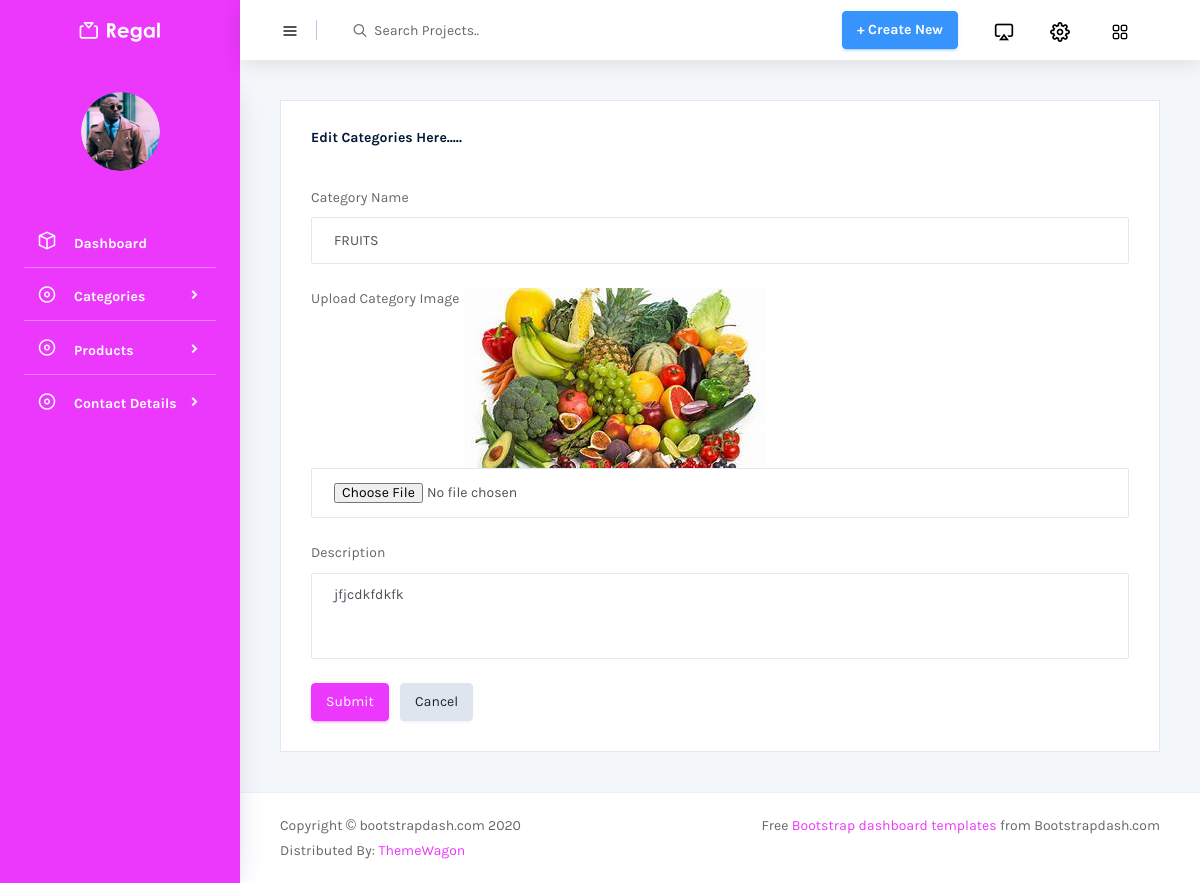
The page /Backend/edit_category/1/ on the database its author committed.
### Backend/models.py (models this page shows)
class Categorydb(models.Model):
    Category_Name=models.CharField(max_length=100,null=True,blank=True)
    Description=models.CharField(max_length=100,null=True,blank=True)
    Category_Image=models.ImageField(upload_to="Category Images",null=True,blank=True)

### Backend/views.py (the view)
# urls.py: path('edit_category/<int:cid>/',views.edit_category,name="edit_category"),
def edit_category(request,cid):
    data=Categorydb.objects.get(id=cid)
    return render(request,"Edit_Category.html",{'data':data})

### Backend/templates/Edit_Category.html (shortened to what this page needs)
<!DOCTYPE html>
{% extends 'index.html' %}
{% block content %}
<html lang="en">
<head>
</head>
<body>
<div class="card">
                <div class="card-body">
                  <h4 class="card-title">Edit Categories Here.....</h4><br><br>
                  <form class="forms-sample" method="post" action="{% url 'update_category' cid=data.id %}" enctype="multipart/form-data">
                    <div class="form-group">
                      <label for="exampleInputName1">Category Name</label>
                      <input type="text" class="form-control" id="exampleInputName1"  name="cname" value="{{data.Category_Name}}" placeholder="Name" fdprocessedid="y2o5z1b">
                    </div>
                      <div class="form-group">
                      <label for="exampleInputName1">Upload Category Image</label>
                          <img src="{{data.Category_Image.url}}">
                      <input type="file" class="form-control"  name="cimage" placeholder="Name" fdprocessedid="y2o5z1b">
                    </div>
                    <div class="form-group">
                      <label for="exampleTextarea1">Description</label>
                      <textarea class="form-control"   name="description" id="exampleTextarea1" rows="4">{{data.Description}}</textarea>
                    </div>
                    <button type="submit" class="btn btn-primary mr-2" fdprocessedid="tvx093">Submit</button>
                    <button class="btn btn-light" fdprocessedid="tx3o39">Cancel</button>
                  </form>
                </div>
              </div>
</body>
</html>
{% endblock %}

### rows shown on the page
Categorydb: cname "FRUITS", Category_Image (picture), description "jfjcdkfdkfk"
